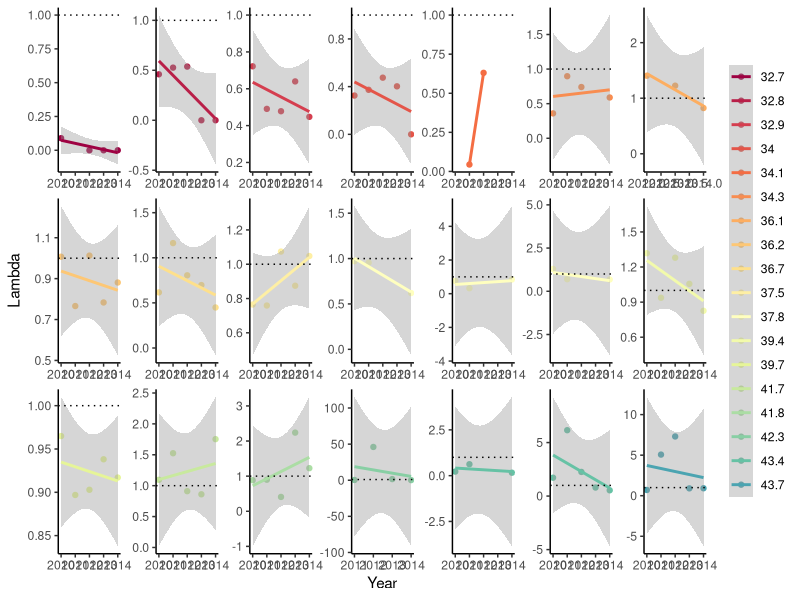
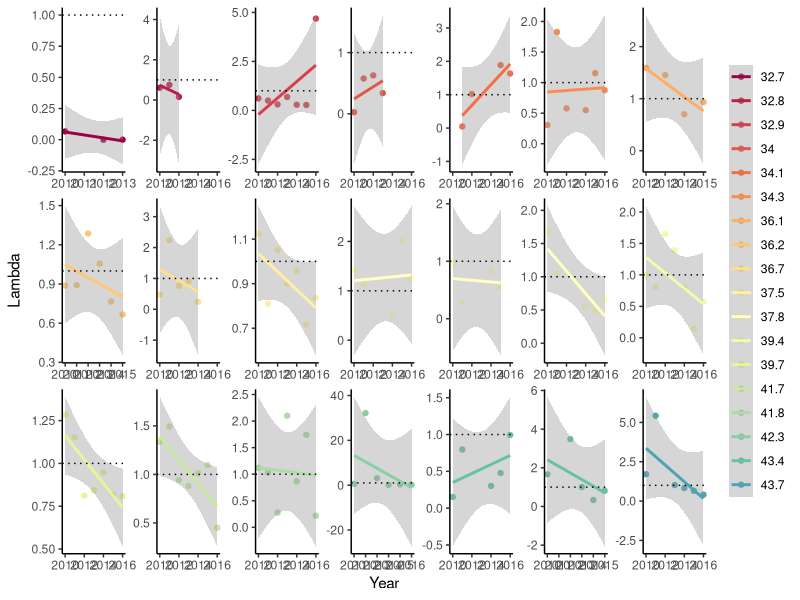
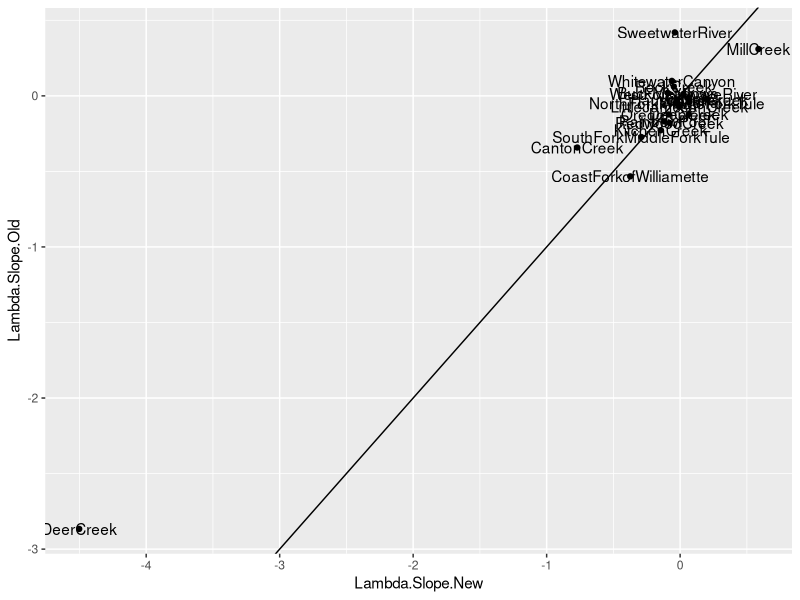
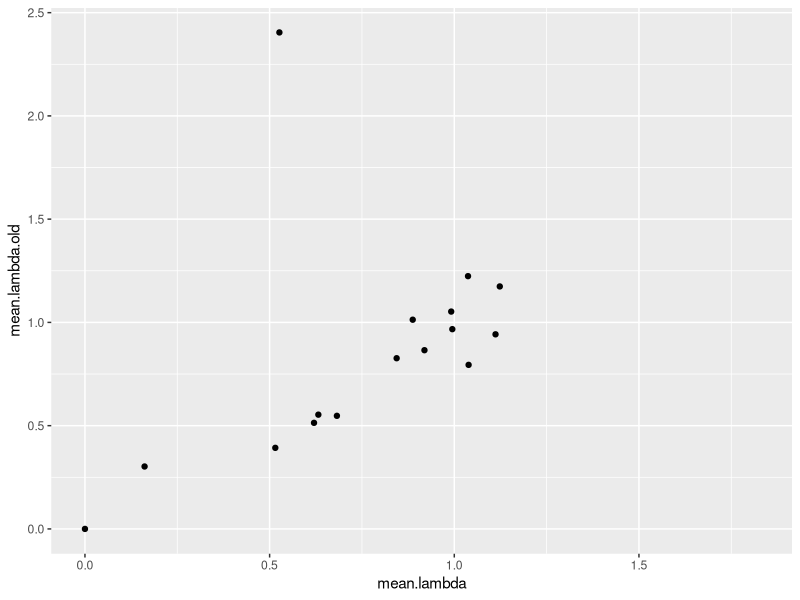

Reproduce these figures in R, in order.
#### PROJECT: Genomic offsets and demographic trajectories of Mimulus cardinalis populations during extreme drought
#### PURPOSE OF THIS SCRIPT: Calculate slopes of lambda versus year as a metric of the rate of demographic decline during drought
#### AUTHOR: Amy Angert
#### DATE LAST MODIFIED: 20230419


#*******************************************************************************
#### 0. Clean workspace and load required packages
#*******************************************************************************

# Remove objects and clear workspace
rm(list = ls(all=TRUE))

# Make vector of packages needed
packages_needed <- c("tidyverse", "RColorBrewer")

# Install packages needed (if not already installed)
for (i in 1:length(packages_needed)){
  if(!(packages_needed[i] %in% installed.packages())){install.packages(packages_needed[i])}
}

# Load packages needed
for (i in 1:length(packages_needed)){
  library(packages_needed[i], character.only = TRUE)
}


#*******************************************************************************
### 1. Read in lambda estimates for each site and year
#*******************************************************************************
dat <- read.csv("data/demography data/siteYear.lambda_2010-2015.csv")

focal.sites <- c("CoastForkofWilliamette",
                 "CantonCreek",
                 "RockCreek",
                 "DeerCreek",
                 "O'NeilCreek",
                 "DeepCreek",
                 "LittleJamesonCreek",
                 "OregonCreek",
                 "RainbowPool",
                 "Carlon",
                 "BuckMeadows",
                 "Wawona",
                 "RedwoodCreek",
                 "NorthForkMiddleForkTule",
                 "SouthForkMiddleForkTule",
                 "WestForkMojaveRiver",
                 "MillCreek",
                 "WhitewaterCanyon",
                 "SweetwaterRiver",
                 "KitchenCreek",
                 "HauserCreek")

dat.old <- read.csv("data/demography data/siteYear.lambda_2010-2016_old.csv") %>% 
  filter(Site %in% focal.sites)


#*******************************************************************************
### 2. Visualize estimates over time for each site
#*******************************************************************************

# N-S color gradient
lat_cols=colorRampPalette(brewer.pal(11,"Spectral"))
n.sites <- length(unique(dat$Site))
color.list <- lat_cols(n.sites)

ggplot(dat, aes(x=Year, y=lambda, color=as.factor(round(Latitude, 1)))) +
  geom_point() +
  geom_smooth(method="lm") +
  scale_color_manual(values=color.list) +
  ylab("Lambda") +
  #ylim(0,2) +
  geom_hline(yintercept=1, linetype="dotted") +
  facet_wrap(~Latitude, scale="free", nrow=3) +
  theme_classic() +
  theme(strip.background = element_blank(), strip.text.x = element_blank(),
        legend.title = element_blank())
# Note: Buck Meadows and Mill Creek slopes were getting pulled up by 2015-16, which had very high recruitment and we assume indicated relatively early recovery. This is part of the rationale for calculating rates of decline as slope until 2014-15.
# Note: Deer Creek slope is getting pushed down by 2012, which had very high recruitment. Have verified that recruitment estimates are as correct as can be for this difficult site where plots wash out frequently. This would not be drought recovery, so less clear whether this year's estimate should be trimmed out or not. This site is perennially tricky and unreliable, so suggest excluding site altogether.

ggplot(dat.old, aes(x=Year, y=lambda, color=as.factor(round(Latitude, 1)))) +
  geom_point() +
  geom_smooth(method="lm") +
  scale_color_manual(values=color.list) +
  ylab("Lambda") +
  #ylim(0,2) +
  geom_hline(yintercept=1, linetype="dotted") +
  facet_wrap(~Latitude, scale="free", nrow=3) +
  theme_classic() +
  theme(strip.background = element_blank(), strip.text.x = element_blank(),
        legend.title = element_blank())

#*******************************************************************************
### 3. Calculate slopes of lambda over time for each site
#*******************************************************************************

# Note: Mill Creek only has two annual transition estimates (because of 100% plot wash-out in 2010 and flooding that prevented site access in 2013), so Mill Creek should be removed entirely from downstream analyses.

# Note: should Deer Creek be re-estimated after dropping its 2012 value, or should we exclude Deer Creek from downstream analyses altogether because the plot markers are so unstable that a disproportionate amount of the data are of dubious quality?

# with cleaned lambdas
site.vec <- unique(dat$Site)
slopes.lam <- c()
site.lam <- c()

for (i in 1:length(site.vec)) {
  dat.site <- dat %>% filter(Site==site.vec[i])
  mod <- lm(lambda ~ Year, dat.site)
  slopes.lam[i] <- coefficients(mod)[2]
  site.lam[i] <- site.vec[i]
}

slopes.lambda <- bind_cols(site.lam, slopes.lam) %>% 
  dplyr::select(Site=...1, Lambda.Slope.New=...2) %>% 
  mutate(Site = gsub(" ", "", Site))

# compare to preliminary older estimates
site.vec.old <- unique(dat.old$Site)
slopes.lam.old <- c()
site.lam.old <- c()

for (i in 1:length(site.vec.old)) {
  dat.site.old <- dat.old %>% filter(Site==site.vec.old[i])
  mod <- lm(lambda ~ Year, dat.site.old)
  slopes.lam.old[i] <- coefficients(mod)[2]
  site.lam.old[i] <- site.vec.old[i]
}

slopes.lambda.old <- bind_cols(site.lam.old, slopes.lam.old) %>% 
  dplyr::select(Site=...1, Lambda.Slope.Old=...2) 

slopes.all <- left_join(slopes.lambda, slopes.lambda.old)

ggplot(data=slopes.all, aes(x=Lambda.Slope.New, y=Lambda.Slope.Old, label=Site)) +
  geom_point() + 
  geom_text() + 
  geom_abline() 


# Note: Re-estimate Deer Creek after dropping its 2012 value
dat <- dat %>% filter(SiteYear!="Deer Creek:2012")

site.vec <- unique(dat$Site)
slopes.lam <- c()
site.lam <- c()

for (i in 1:length(site.vec)) {
  dat.site <- dat %>% filter(Site==site.vec[i])
  mod <- lm(lambda ~ Year, dat.site)
  slopes.lam[i] <- coefficients(mod)[2]
  site.lam[i] <- site.vec[i]
}

slopes.lambda <- bind_cols(site.lam, slopes.lam) %>% 
  dplyr::select(Site=...1, Lambda.Slope.New=...2) %>% 
  mutate(Site = gsub(" ", "", Site))

# Remove Mill Creek and Deer Creek (see lines 98-100)
slopes.lambda <- slopes.lambda %>% filter(Site!="DeerCreek" & Site!="MillCreek")

# Add Latitude and other covariates back in
covar <- dat.old %>% 
  select(Site, Latitude, Longitude, Elevation, Region, RegionRank) %>% 
  unique()

slopes.lambda <- left_join(slopes.lambda, covar, by="Site") 


#*******************************************************************************
### 4. Calculate mean lambda during drought for each site
#*******************************************************************************

# Note: Mill Creek only has two annual transition estimates (because of 100% plot wash-out in 2010 and flooding that prevented site access in 2013), so Mill Creek should be removed entirely from downstream analyses.

# Note: should Deer Creek be re-estimated after dropping its 2012 value, or should we exclude Deer Creek from downstream analyses altogether because the plot markers are so unstable that a disproportionate amount of the data are of dubious quality?

dat.mean <- dat %>% 
  group_by(Latitude, Site) %>% 
  filter(Year==2012|Year==2013|Year==2014) %>% 
  summarize(mean.lambda = exp(mean(log(lambda), na.omit=TRUE))) #GEOMETRIC mean

# compare to preliminary older estimates
dat.mean.old <- dat.old %>% 
  group_by(Latitude, Site) %>% 
  filter(Year==2012|Year==2013|Year==2014) %>% 
  summarize(mean.lambda.old = exp(mean(log(lambda), na.omit=TRUE))) #GEOMETRIC mean

means.all <- left_join(dat.mean, dat.mean.old, by="Latitude")

ggplot(data=means.all, aes(x=mean.lambda, y=mean.lambda.old)) +
  geom_point() 

# Join to slopes
demog.response <- left_join(slopes.lambda, means.all, by=c("Site"="Site.y")) %>% 
  select(Site, Latitude=Latitude.x, Longitude, Elevation, Region, RegionRank, lambda.slope = Lambda.Slope.New, lambda.mean = mean.lambda)

# Save to .csv file 
write.csv(demog.response,"data/demography data/siteYear.lambda_responses_2010-2015.csv",row.names=FALSE)
